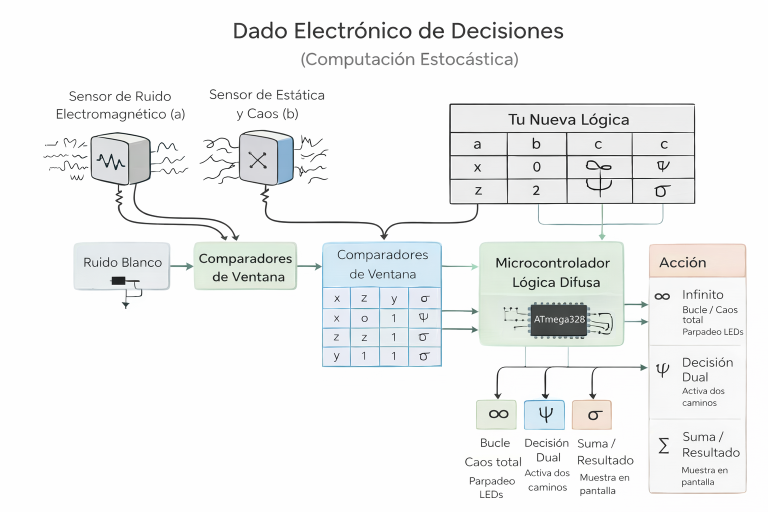
#> input picture Idea rara para tableros de mesa.png, 1536 x 1024 px, given in place of I, which was not available (shown at 1/2 size)
$ python -i 'images LATENT interoplation + MSSC-(prueba).py'   (imports and definitions only)
#> lines starting #> are read from the running program, lines starting #| are printed output that depends on the picture; pictures that were not available may be replaced by others from this repository, and a replacement may not be noted
import os
import cv2
import numpy as np
import matplotlib.pyplot as plt
import matplotlib.animation as animation
import gradio as gr

# --- 1. Directorios de Salida ---
input_dir = "imagenes_subidas"
output_dir = "mssc_output_arte"
# [2 lines not run here, left out]

# --- 2. Modelo de Saturación Sigmoide de la Consciencia (MSSC) ---
# [8 lines left out: function mssc_evaluar_consciencia, not called in this run]

# --- 3. Generador de Estilo Difusorio Invertido Único por Imagen ---
def generar_arte_difusorio_unico(frame_rgb, indice_imagen, total_imagenes):
    """
    Aplica una inversión difusoria y transformación geométrica/estilística
    única y diferente para cada imagen fuente subida.
    """
    img_float = frame_rgb.astype(np.float32) / 255.0
    h, w, _ = img_float.shape

    # Semilla única basada en el índice de la imagen para garantizar variación absoluta
    np.random.seed(100 + indice_imagen)

    # Variaciones paramétricas únicas por cada imagen subida
    escala_ruido = 0.2 + (indice_imagen % 3) * 0.15
    frecuencia_color = (indice_imagen % 2) + 1

    # Generar ruido difusorio único
    ruido_fase = np.random.normal(loc=0.0, scale=escala_ruido, size=(h, w, 3))

    # Transformación cromática y de difusión exclusiva para esta imagen
    arte_generado = img_float * 0.7 + ruido_fase * 0.3
    arte_generado[:, :, 0] = np.roll(arte_generado[:, :, 0], shift=indice_imagen * 5, axis=1)

    # Extracción de bordes estéticos con Canny
    gray = cv2.cvtColor((np.clip(arte_generado, 0, 1) * 255).astype(np.uint8), cv2.COLOR_RGB2GRAY)
    edges = cv2.Canny(gray, 40 + (indice_imagen * 10) % 50, 150).astype(np.float32) / 255.0
    edges_3ch = np.stack([edges, edges, edges], axis=-1)

    arte_final = np.clip(arte_generado + edges_3ch * 0.35, 0.0, 1.0)
    return arte_final

# --- 4. Interpolación de Movimiento Fluido entre Imágenes Diferentes ---
def interpolar_secuencia_imagenes(lista_rutas, frames_por_transicion=15):
    """
    Toma las imágenes subidas, procesa un arte único para cada una y
    genera una secuencia animada con movimiento interpolado entre ellas.
    """
#> called with lista_rutas = 'Idea rara para tableros de mesa.png', frames_por_transicion = 15
    imagenes_procesadas = []

    for idx, ruta in enumerate(lista_rutas):
        img = cv2.imread(ruta)
#> img is the input picture: shape (1024, 1536, 3); mean B, G, R 241.7, 241.9, 240.7
        if img is not None:
            img_rgb = cv2.cvtColor(img, cv2.COLOR_BGR2RGB)
            img_rgb = cv2.resize(img_rgb, (256, 256))
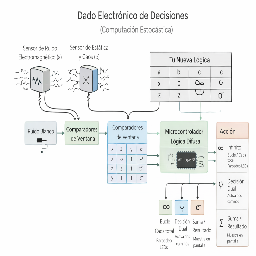
#> img_rgb: shape (256, 256, 3); mean R, G, B 240.9, 242.2, 241.9

            # Generar la imagen de arte única y diferente para esta fuente
            arte_unico = generar_arte_difusorio_unico(img_rgb, idx, len(lista_rutas))
#> in generar_arte_difusorio_unico, `arte_generado = img_float * 0.7 + ruido_fase * 0.3`:
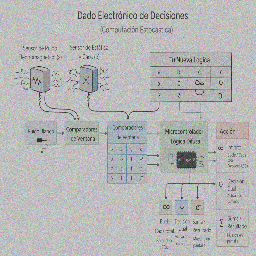
#> arte_generado: shape (256, 256, 3) float64; mean R, G, B 0.661, 0.665, 0.664; drawn with min black and max white
#> in generar_arte_difusorio_unico, `gray = cv2.cvtColor((np.clip(arte_generado, 0, 1) * 255).astype(np.uin..`:
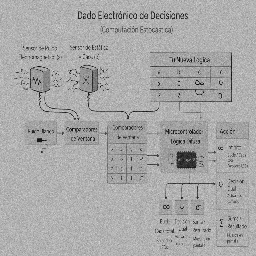
#> gray: shape (256, 256); min 6, max 219, mean 168.8
#> in generar_arte_difusorio_unico, `edges = cv2.Canny(gray, 40 + (indice_imagen * 10) % 50, 150).astype(np..`:
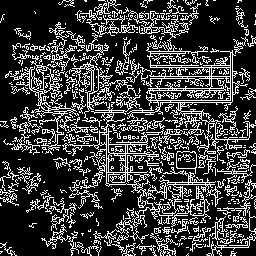
#> edges: shape (256, 256) float32; values 0 (black) and 1 (white), 24% white in thin lines or dots
#> in generar_arte_difusorio_unico, `arte_final = np.clip(arte_generado + edges_3ch * 0.35, 0.0, 1.0)`:
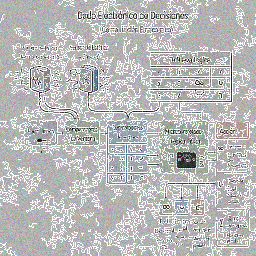
#> arte_final: shape (256, 256, 3) float64; mean R, G, B 0.736, 0.739, 0.738
            imagenes_procesadas.append((arte_unico * 255).astype(np.float32))
#> pass 2 of the loop in interpolar_secuencia_imagenes, `for idx, ruta in enumerate(lista_rutas):`:
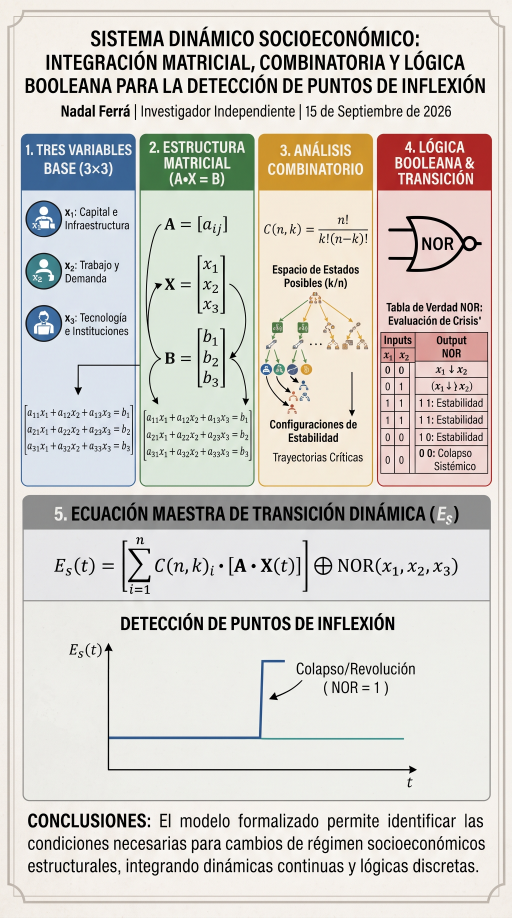
#> input picture SISTEMA DINÁMICO SOCIO ECONÓMICO.jpg, 1536 x 2752 px, given in place of d, which was not available (shown at 1/3 size)
#> in interpolar_secuencia_imagenes, img is the input picture: shape (2752, 1536, 3); mean B, G, R 201.1, 206.7, 210.3
#> in generar_arte_difusorio_unico (call 2), `edges = cv2.Canny(gray, 40 + (indice_imagen * 10) % 50, 150).astype(np..`:
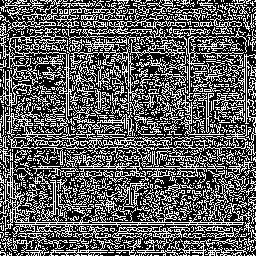
#> edges: shape (256, 256) float32; values 0 (black) and 1 (white), 36.6% white in thin lines or dots
#> in generar_arte_difusorio_unico (call 2), `arte_final = np.clip(arte_generado + edges_3ch * 0.35, 0.0, 1.0)`:
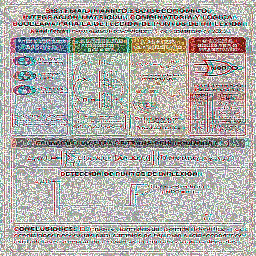
#> arte_final: shape (256, 256, 3) float64; mean R, G, B 0.693, 0.685, 0.67

    if not imagenes_procesadas:
        return []

    if len(imagenes_procesadas) == 1:
        return [imagenes_procesadas[0].astype(np.uint8)] * 30

    secuencia_interpolada = []
#> secuencia_interpolada = []

    # Morphing y transición de movimiento fluido entre las piezas de arte únicas
    for i in range(len(imagenes_procesadas) - 1):
        img_actual = imagenes_procesadas[i]
        img_siguiente = imagenes_procesadas[i + 1]

        for t in range(frames_por_transicion):
            alpha = t / float(frames_por_transicion)
            frame_intermedio = (1.0 - alpha) * img_actual + alpha * img_siguiente
            secuencia_interpolada.append(np.clip(frame_intermedio, 0, 255).astype(np.uint8))
#> this loop made 6 passes
#> pass 1, in interpolar_secuencia_imagenes, `img_siguiente = imagenes_procesadas[i + 1]`:
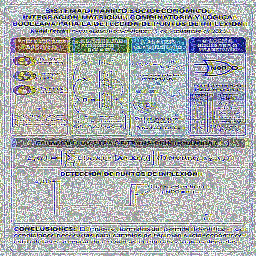
#> img_siguiente: shape (256, 256, 3) float32; mean of channels 0, 1, 2 176.7, 174.6, 170.9; drawn as B, G, R
#> after the loop:
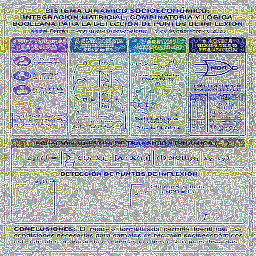
#> frame_intermedio: shape (256, 256, 3) float32; mean of channels 0, 1, 2 176.7, 174.7, 170.8; drawn as B, G, R

    secuencia_interpolada.append(imagenes_procesadas[-1].astype(np.uint8))
    return secuencia_interpolada

# --- 5. Función Principal de Procesamiento ---
# [77 lines left out: function procesar_imagenes_con_movimiento, not called in this run]

# --- 6. Interfaz Gráfica con Gradio ---
# [26 lines not run here, left out]

>>> result = interpolar_secuencia_imagenes('Idea rara para tableros de mesa.png')
